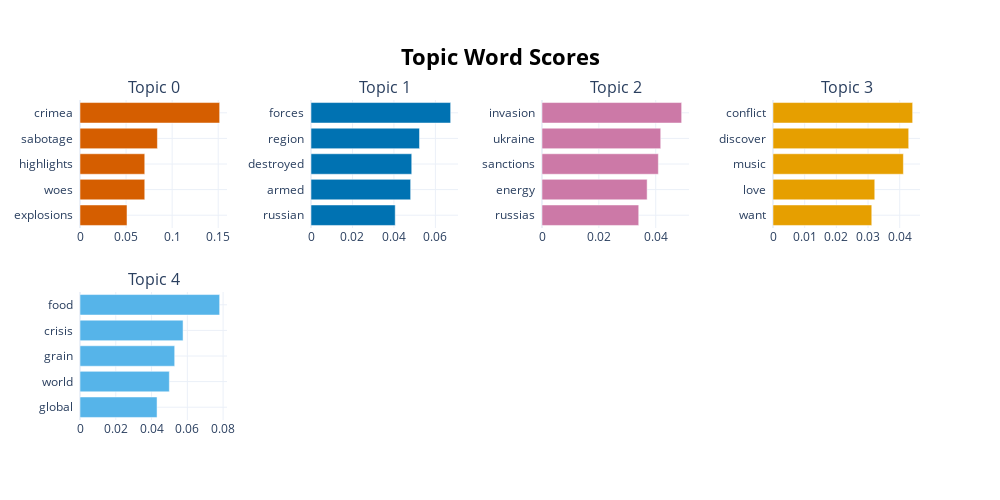

Notebook code cell kept with this figure:
### Code cell
topic_model.visualize_barchart(top_n_topics=5)

### Figure 1 — Plotly figure (JSON) as saved in the notebook; plotly's stock layout.template omitted (floating-point values rounded to 4 significant figures)
{"data": [{"marker": {"color": "#D55E00"}, "orientation": "h", "type": "bar", "x": [0.05102, 0.07029, 0.07029, 0.08402, 0.1516], "xaxis": "x", "y": ["explosions  ", "woes  ", "highlights  ", "sabotage  ", "crimea  "], "yaxis": "y"}, {"marker": {"color": "#0072B2"}, "orientation": "h", "type": "bar", "x": [0.04063, 0.04807, 0.0486, 0.05234, 0.06737], "xaxis": "x2", "y": ["russian  ", "armed  ", "destroyed  ", "region  ", "forces  "], "yaxis": "y2"}, {"marker": {"color": "#CC79A7"}, "orientation": "h", "type": "bar", "x": [0.03401, 0.03697, 0.04092, 0.04175, 0.04911], "xaxis": "x3", "y": ["russias  ", "energy  ", "sanctions  ", "ukraine  ", "invasion  "], "yaxis": "y3"}, {"marker": {"color": "#E69F00"}, "orientation": "h", "type": "bar", "x": [0.03118, 0.03212, 0.04116, 0.04283, 0.04408], "xaxis": "x4", "y": ["want  ", "love  ", "music  ", "discover  ", "conflict  "], "yaxis": "y4"}, {"marker": {"color": "#56B4E9"}, "orientation": "h", "type": "bar", "x": [0.04307, 0.04994, 0.05293, 0.05761, 0.07806], "xaxis": "x5", "y": ["global  ", "world  ", "grain  ", "crisis  ", "food  "], "yaxis": "y5"}], "layout": {"annotations": [{"font": {"size": 16}, "showarrow": false, "text": "Topic 0", "x": 0.0875, "xanchor": "center", "xref": "paper", "y": 1, "yanchor": "bottom", "yref": "paper"}, {"font": {"size": 16}, "showarrow": false, "text": "Topic 1", "x": 0.3625, "xanchor": "center", "xref": "paper", "y": 1, "yanchor": "bottom", "yref": "paper"}, {"font": {"size": 16}, "showarrow": false, "text": "Topic 2", "x": 0.6375, "xanchor": "center", "xref": "paper", "y": 1, "yanchor": "bottom", "yref": "paper"}, {"font": {"size": 16}, "showarrow": false, "text": "Topic 3", "x": 0.9125, "xanchor": "center", "xref": "paper", "y": 1, "yanchor": "bottom", "yref": "paper"}, {"font": {"size": 16}, "showarrow": false, "text": "Topic 4", "x": 0.0875, "xanchor": "center", "xref": "paper", "y": 0.4, "yanchor": "bottom", "yref": "paper"}], "height": 500, "hoverlabel": {"bgcolor": "white", "font": {"family": "Rockwell", "size": 16}}, "showlegend": false, "title": {"font": {"color": "Black", "size": 22}, "text": "<b>Topic Word Scores", "x": 0.5, "xanchor": "center", "yanchor": "top"}, "width": 1000, "xaxis": {"anchor": "y", "domain": [0, 0.175], "showgrid": true}, "xaxis2": {"anchor": "y2", "domain": [0.275, 0.45], "showgrid": true}, "xaxis3": {"anchor": "y3", "domain": [0.55, 0.725], "showgrid": true}, "xaxis4": {"anchor": "y4", "domain": [0.825, 1], "showgrid": true}, "xaxis5": {"anchor": "y5", "domain": [0, 0.175], "showgrid": true}, "xaxis6": {"anchor": "y6", "domain": [0.275, 0.45], "showgrid": true}, "xaxis7": {"anchor": "y7", "domain": [0.55, 0.725], "showgrid": true}, "xaxis8": {"anchor": "y8", "domain": [0.825, 1], "showgrid": true}, "yaxis": {"anchor": "x", "domain": [0.6, 1], "showgrid": true}, "yaxis2": {"anchor": "x2", "domain": [0.6, 1], "showgrid": true}, "yaxis3": {"anchor": "x3", "domain": [0.6, 1], "showgrid": true}, "yaxis4": {"anchor": "x4", "domain": [0.6, 1], "showgrid": true}, "yaxis5": {"anchor": "x5", "domain": [0, 0.4], "showgrid": true}, "yaxis6": {"anchor": "x6", "domain": [0, 0.4], "showgrid": true}, "yaxis7": {"anchor": "x7", "domain": [0, 0.4], "showgrid": true}, "yaxis8": {"anchor": "x8", "domain": [0, 0.4], "showgrid": true}}}
